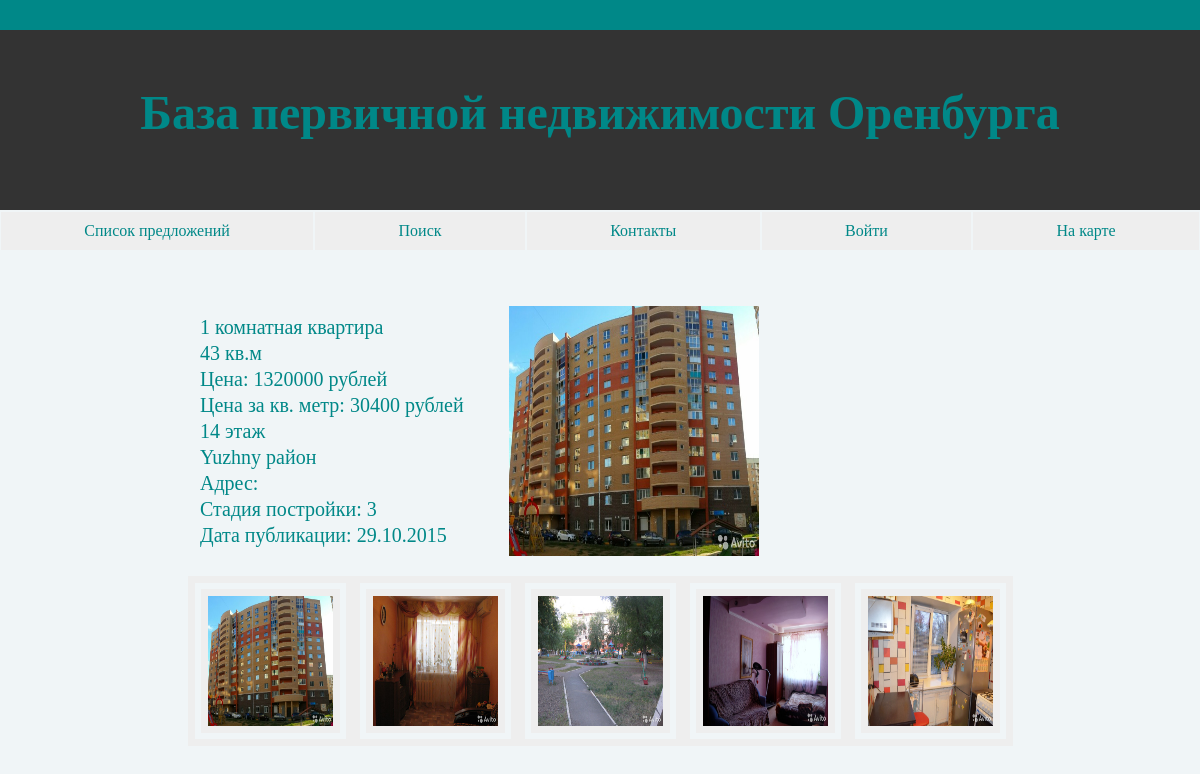
Page /Offer.php?id=6 on the earlier database version.
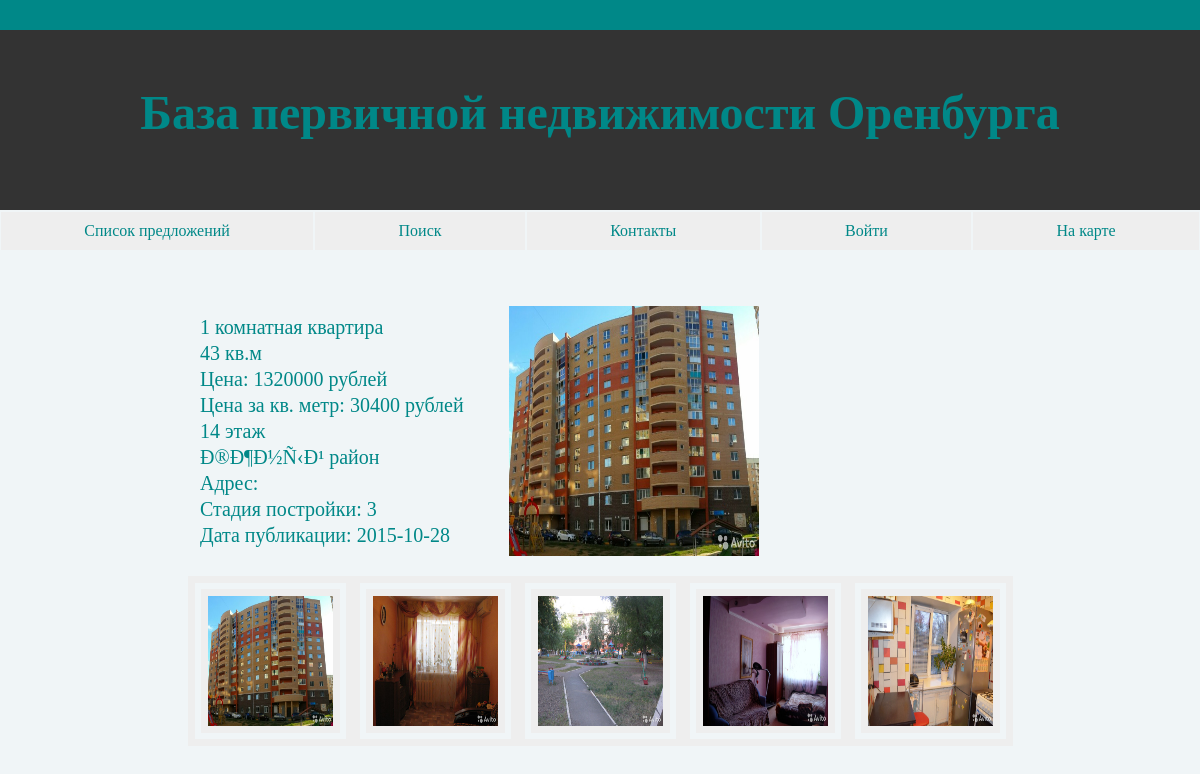
Same page on the later database version.
### tables this page shows
CREATE TABLE `Supply` (
  `id` int(11) NOT NULL DEFAULT '0',
  `price` int(11) DEFAULT NULL,
  `area` int(11) DEFAULT NULL,
  `metercost` int(11) DEFAULT NULL,
  `rooms` int(11) DEFAULT NULL,
  `storey` int(11) DEFAULT NULL,
  `stage` text,
  `iddistrict` int(11) DEFAULT NULL,
  `date` date DEFAULT NULL,
  PRIMARY KEY (`id`)
);

CREATE TABLE `District` (
  `iddistrict` int(11) NOT NULL DEFAULT '0',
  `district` text,
  PRIMARY KEY (`iddistrict`)
);

### Public/Offer.php (the view, shortened to what this page needs)
<!DOCTYPE html>
<html lang="en">
<head>
</head>
<body>
<?php
    include '../config.php';
    include "Header.php";
    $idflat=$_GET['id'];
    function OfferFromBase($dbhost, $dbuser, $dbpassword, $dbname, $idflat)
    {
    $dbcon = new mysqli($dbhost, $dbuser, $dbpassword, $dbname);
    $dbcon->set_charset("utf8");
    $result = $dbcon->query("SELECT * FROM Supply inner join District on Supply.iddistrict = District.iddistrict WHERE id=$idflat");
    while ($row = $result->fetch_assoc()) {
    $area=$row['area'];
    $price=$row['price'];
    $metercost=$row['metercost'];
    $date=$row['date'];
    $storey=$row['storey'];
    $rooms=$row['rooms'];
    $stage=$row['stage'];
    $district=$row['district'];
    $address=$row['address'];
    echo "<br><br><br>";
    echo "<div class='offer-block'>
          <div class='inner-list' style='font-size:20px'>$rooms комнатная квартира<br>$area кв.м <br>Ценa: $price рублей<br>Цена за кв. метр: $metercost рублей<br>$storey этаж<br>$district район <br>Адрес: $address<br>Стадия постройки: $stage<br>Дата публикации: $date<br></div>";?>
          <img class='bigpic' width='250' height='250' src='01.jpg'>
          <div id='map' style='width: 250px; height: 250px'></div>
          </div>
<?php    }
    }
    OfferFromBase($server, $username, $password, $db, $idflat);
    ?>
   <div class='pics-frame'>
    <img style="border: 20px double #eee;" width='125' height='130' src='01.jpg'>
    <img style="border: 20px double #eee;" width='125' height='130' src='02.jpg'>
    <img style="border: 20px double #eee;" width='125' height='130' src='03.jpg'>
    <img style="border: 20px double #eee;" width='125' height='130' src='04.jpg'>
    <img style="border: 20px double #eee;" width='125' height='130' src='05.jpg'>
    </div>
</body>

Differences in the rows shown:
changed supply: iddistrict.district "Yuzhny" → "Ð®Ð¶Ð½Ñ‹Ð¹"; date "29.10.2015" → "2015-10-28"
